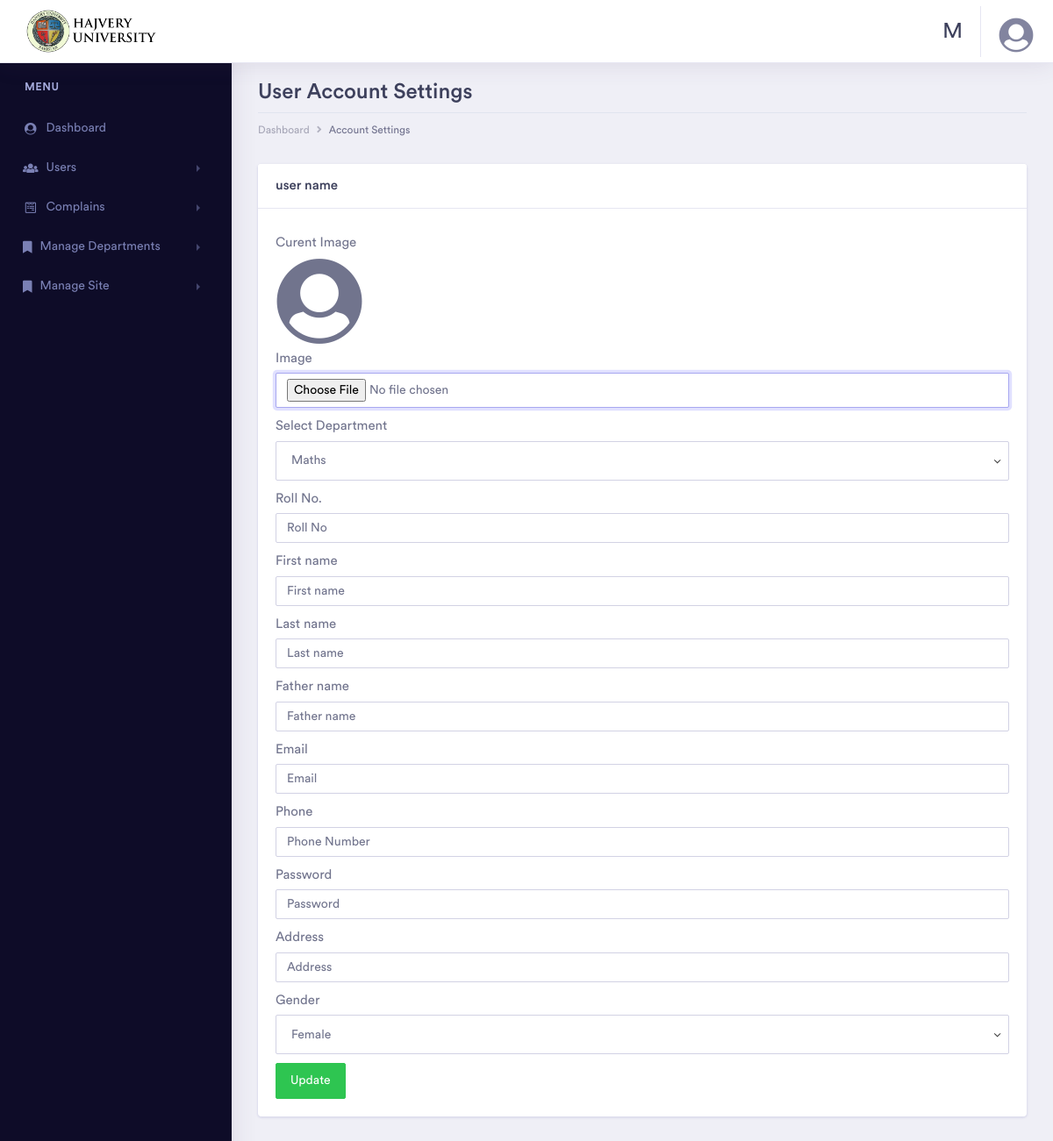
The page /admin/account_settings.php (signed in) on the database as committed earlier.
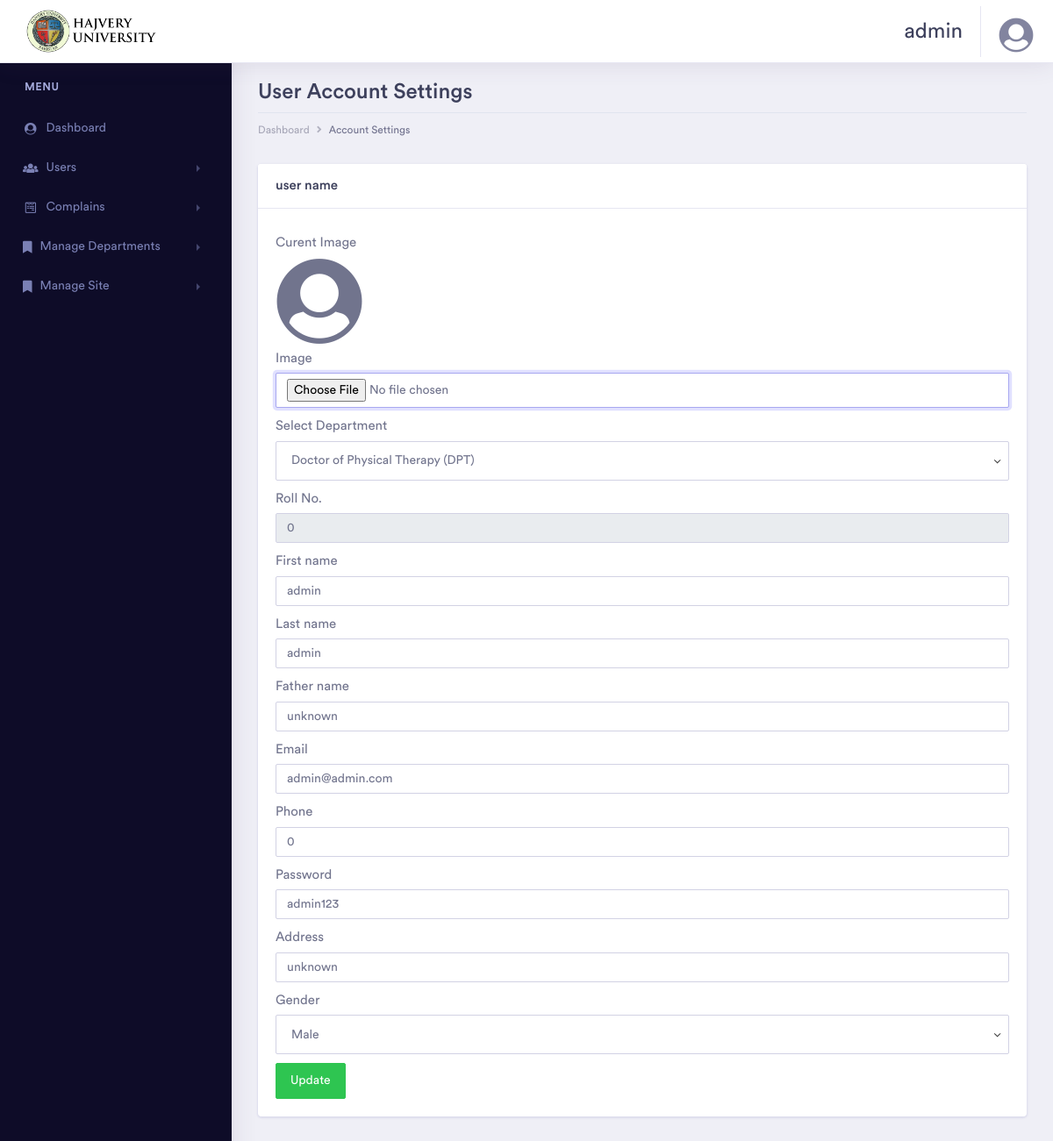
The same page on the database as committed later.
### tables this page shows
CREATE TABLE `persons` (
  `person_id` int(11) NOT NULL,
  `person_name` varchar(50) NOT NULL,
  `last_name` varchar(50) NOT NULL,
  `father_name` varchar(50) NOT NULL,
  `person_email` varchar(80) NOT NULL,
  `address` varchar(150) NOT NULL,
  `gender` varchar(1) NOT NULL,
  `phone` varchar(15) NOT NULL
);

CREATE TABLE `accounts` (
  `account_id` int(11) NOT NULL,
  `person_id` int(11) NOT NULL,
  `password` varchar(30) NOT NULL,
  `department_id` smallint(3) NOT NULL,
  `user_type` smallint(3) NOT NULL COMMENT '1=user 2=admin 3=manageer',
  `status` smallint(3) NOT NULL DEFAULT 0
);

### admin/account_settings.php (the view, shortened to what the changed rows need)
<?php
include('connection/connection.php');
$queryPerson = 'SELECT p.*, a.user_type, a.password, a.department_id, ai.pict
                FROM `persons` AS p
                INNER JOIN `accounts` AS a ON p.`person_id` = a.`person_id`
                INNER JOIN `accounts_img` AS ai ON p.`person_id` = ai.`user_img_id`
                WHERE p.`person_id` = ' . $_SESSION['USERID'];
$queryPerson = mysqli_query($con, $queryPerson);
$rowPerson = mysqli_fetch_array($queryPerson);
?>
<!doctype html>
<html lang="en">
<head>
    <link rel="stylesheet" href="assets/vendor/bootstrap/css/bootstrap.min.css">
    <link href="assets/vendor/fonts/circular-std/style.css" rel="stylesheet">
    <link rel="stylesheet" href="assets/libs/css/style.css">
    <link rel="stylesheet" href="assets/vendor/fonts/fontawesome/css/fontawesome-all.css">
</head>
<body>
    <div class="dashboard-main-wrapper">
        <?php
                include 'components/head.php';
                ?>
        <div class="dashboard-wrapper">
            <div class="container-fluid  dashboard-content">
                <div class="row">
                    <div class="col-xl-12 col-lg-12 col-md-12 col-sm-12 col-12">
                        <div class="page-header">
                            <h2 class="pageheader-title">User Account Settings </h2>
                        </div>
                    </div>
                </div>
                <div class="row">
                    <div class="col-xl-12 col-lg-12 col-md-12 col-sm-12 col-12">
                        <div class="card">
                            <div class="card-body">
                                <form class="needs-validation" method="post" novalidate enctype="multipart/form-data">
                                    <div class="row">
                                        <div class="col-xl-12 col-lg-12 col-md-12 col-sm-12 col-12 m-t-10">
                                            <label for="department">Select Department</label>
                                            <select class="form-control" id="department" name="department"
                                                style="width: 100%; text-indent: 5px;  height: 45px;background-color: white;">
                                                <?php
                                            $query = "SELECT * FROM `departments` where `dept_status`=1";
                                            $query = mysqli_query($con, $query);
                                            while ($row = mysqli_fetch_array($query)) {
                                                ?>
                                                <option selected value="<?= $row['department_id'] ?>">
                                                    <?= $row['department'] ?>
                                                </option>
                                                <?php
                                            }
                                            ?>
                                            </select>
                                        </div>
                                        <div class="col-xl-12 col-lg-12 col-md-12 col-sm-12 col-12 m-t-10">
                                            <label for="roll_no">Roll No.</label>
                                            <input type="text" class="form-control" id="roll_no" name="roll_no"
                                                placeholder="Roll No" value="<?= $rowPerson['student_roll'] ?>"
                                                <?= ($rowPerson['user_type'] == 2) ? 'disabled' : '' ?> required>
                                        </div>
                                        <div class="col-xl-12 col-lg-12 col-md-12 col-sm-12 col-12 m-t-10">
                                            <label for="fname">First name</label>
                                            <input type="text" class="form-control" id="fname" name="fname"
                                                placeholder="First name" value="<?=$rowPerson['person_name']?>"
                                                required>
                                        </div>
                                        <div class="col-xl-12 col-lg-12 col-md-12 col-sm-12 col-12 m-t-10">
                                            <label for="lname">Last name</label>
                                            <input type="text" class="form-control" id="lname" name="lname"
                                                placeholder="Last name" value="<?=$rowPerson['last_name']?>" required>
                                        </div>
                                        <div class="col-xl-12 col-lg-12 col-md-12 col-sm-12 col-12 m-t-10">
                                            <label for="fathername">Father name</label>
                                            <input type="text" class="form-control" id="fathername" name="fathername"
                                                placeholder="Father name" value="<?=$rowPerson['father_name']?>"
                                                required>
                                        </div>
                                        <div class="col-xl-12 col-lg-12 col-md-12 col-sm-12 col-12 m-t-10">
                                            <label for="email">Email</label>
                                            <input type="email" class="form-control" id="email" name="email"
                                                placeholder="Email" value="<?=$rowPerson['person_email']?>" required>
                                        </div>
                                        <div class="col-xl-12 col-lg-12 col-md-12 col-sm-12 col-12 m-t-10">
                                            <label for="phone">Phone</label>
                                            <input type="number" class="form-control" id="phone" name="phone"
                                                placeholder="Phone Number" value="<?=$rowPerson['phone']?>" required>
                                        </div>
                                        <div class="col-xl-12 col-lg-12 col-md-12 col-sm-12 col-12 m-t-10">
                                            <label for="c_pass">Password</label>
                                            <input type="text" class="form-control" id="c_pass" name="c_pass"
                                                placeholder="Password" value="<?=$rowPerson['password']?>" required>
                                        </div>
                                        <div class="col-xl-12 col-lg-12 col-md-12 col-sm-12 col-12 m-t-10">
                                            <label for="address">Address</label>
                                            <input type="text" class="form-control" id="address" name="address"
                                                placeholder="Address" value="<?=$rowPerson['address']?>" required>
                                        </div>
                                        <div class="col-xl-12 col-lg-12 col-md-12 col-sm-12 col-12 m-t-10">
                                            <label for="fname">Gender</label>
                                            <select class="form-control" id="gender" name="gender"
                                                style="width: 100%; text-indent: 5px;  height: 45px;background-color: white;">
                                                <option value="1" <?= ($rowPerson['gender'] == 1) ? 'selected' : '' ?>>
                                                    Male
                                                </option>
                                                <option value="0" <?= ($rowPerson['gender'] == 0) ? 'selected' : '' ?>>
                                                    Female
                                                </option>
                                            </select>
                                        </div>
                                    </div>
                                </form>
                            </div>
                        </div>
                    </div>
                </div>
            </div>
        </div>
    </div>
</body>
</html>

### admin/components/head.php (shortened to what the changed rows need)
<?php
$query = "SELECT * FROM `persons` where `person_id`=" . $_SESSION['USERID'];
$img = "SELECT * FROM `accounts_img` where `person_id`=" . $_SESSION['USERID'];
$imgResult = mysqli_query($con, $img);
$imgRow = mysqli_fetch_array($imgResult);
$result = mysqli_query($con, $query);
while ($row = mysqli_fetch_array($result)) {
?>
<div class="dashboard-header">
    <nav class="navbar navbar-expand-lg bg-white fixed-top" style="padding: 0 10px;">
        <a class="navbar-brand user-img" href="dashboard.php"><img src="assets/images/Hajvery University admin-logo.png"
                style="width:100%" /></a>
        <div class="collapse navbar-collapse " id="navbarSupportedContent">
            <ul class="navbar-nav ml-auto navbar-right-top">
                <li class="nav-item user-name">
                    <span><?=$row['person_name']?></span>
                </li>
                <li class="nav-item dropdown nav-user">
                    <a class="nav-link nav-user-img" href="#" id="navbarDropdownMenuLink2" data-toggle="dropdown"
                        aria-haspopup="true" aria-expanded="false" style="display: flex;">
                        <?php
                            if ($imgRow['pict']==NULL) {
                        ?>
                        <i class="user-avatar-md rounded-circle fas fa-user-circle" style="font-size: 40px;"></i>
                        <?php
                            } else {
                        ?>
                        <img src="<?= $imgRow['pict'] ?>" alt="User Image" class="user-avatar-md rounded-circle"
                            style="width: 40px; height: 40px; object-fit: cover;">
                        <?php
                            }
                        ?>
                    </a>
                            <?php
                            }
                            ?>
                </li>
            </ul>
        </div>
    </nav>
</div>

Rows that differ between the two databases and show on the page:
changed persons: person_name "M" → "admin"; roll_no (not shown) → "0"; fname (not shown) → "admin"; lname (not shown) → "admin"; fathername (not shown) → "unknown"; email (not shown) → "admin@admin.com"; phone (not shown) → "0"; c_pass (not shown) → "admin123"; address (not shown) → "unknown"; gender (not shown) → "Male"
Other text that changed with them:
form field department: "Maths" → "Doctor of Physical Therapy (DPT)"
form field gender: "Female" → (not shown)
